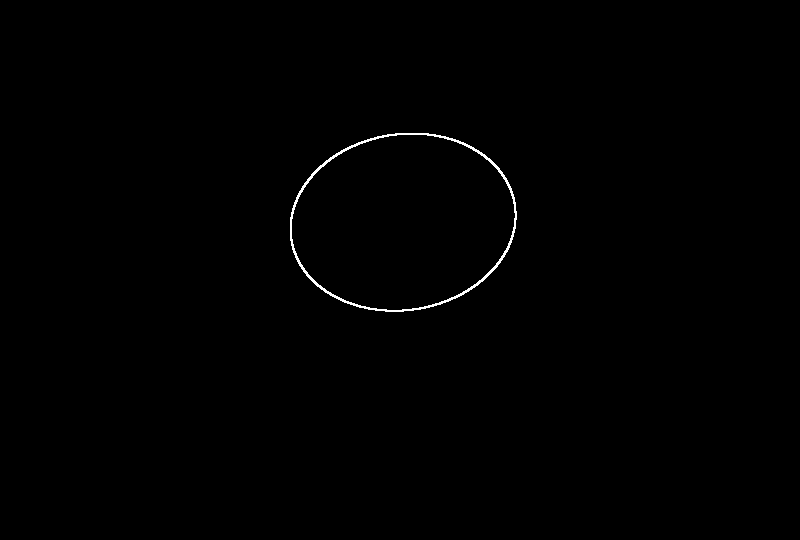
#> input picture test1.png, 800 x 540 px
$ jupyter execute MaskGenerationTest.ipynb   (older library calls are emulated)
#> lines starting #> are read from the running program, lines starting #| are printed output that depends on the picture; after the words box and inside, x2 and y2 are one past the last pixel; in counts of white or black regions, pixels touching at a corner belong together
[cell 1]
import numpy as np
import cv2
from matplotlib import pyplot as plt

im = cv2.imread('test1.png')
#> im is the input picture: shape (540, 800, 3); 0.37% white in thin lines or dots, all inside (x1, y1, x2, y2) = (290, 133, 517, 312)

[cell 2]
def showImage(image):
    plt.imshow(image)

showImage(im)

[cell 3]
imgray = cv2.cvtColor(im,cv2.COLOR_BGR2GRAY)
ret,thresh = cv2.threshold(imgray,127,255,0)
im2, contours, hierarchy = cv2.findContours(thresh,cv2.RETR_TREE,cv2.CHAIN_APPROX_SIMPLE)
#> contours = 2 contours; box (x1, y1, x2, y2) and area: (290, 133, 517, 312) 31726, (291, 134, 516, 311) 30690

[cell 4]
ellipse = cv2.fitEllipse(contours[0])
#> ellipse = ((402.6, 221.6), (177.5, 227.9), 81.1)

[cell 5]
im1 = cv2.ellipse(im,ellipse,(255,255,255),-1)
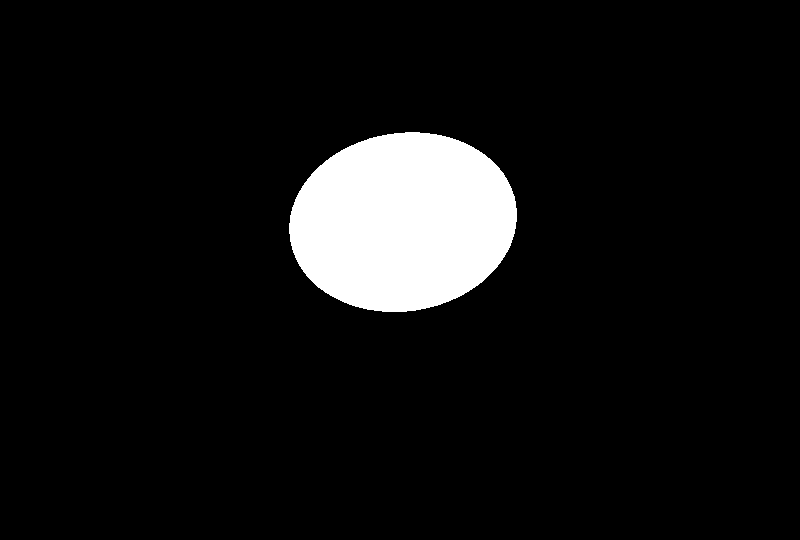
#> im1: shape (540, 800, 3); 7.4% white; 1 white region, box (x1, y1, x2, y2) and area: (289, 132, 517, 312) 32082
